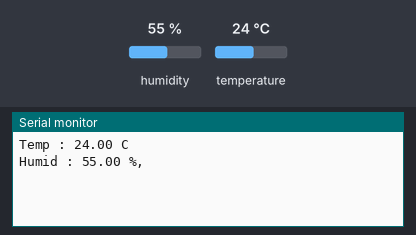
Bench run of a sketch on a simulated ESP8266 (NodeMCU). On the bench: the last lines printed to the serial monitor. The test bench sets the inputs (shaded band); at power-on: humidity 55 %, temperature 24 °C. WiFi joins after 1.5 s; servers stay silent unless stated.

Above: at 3.0 s.
3.1 s: humidity set to 22 %
At 4.3 s:
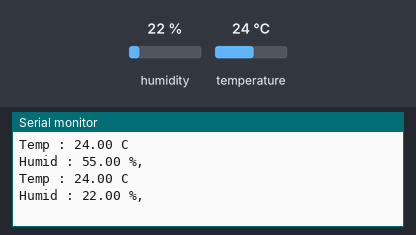
5.8 s: temperature set to 12 °C
At 7.3 s:
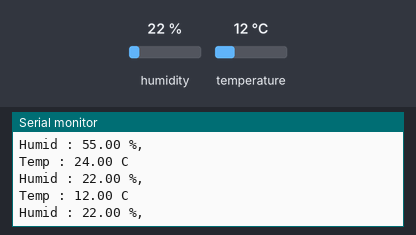
8.5 s: humidity set to 40 %
At 10.8 s:
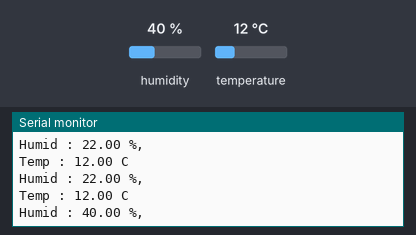
Timing chart, 0 to 12.3 s (numbered marks = the images above; inputs shaded):
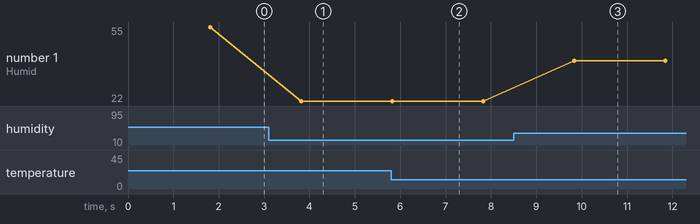

The sketch:

sketch_oct10a_blynk_DHT22.ino
```cpp
#define BLYNK_TEMPLATE_ID "TMPL6i9dx8GYX"
#define BLYNK_TEMPLATE_NAME "HHT22Only"
#define BLYNK_AUTH_TOKEN "1j2nOIIHJlKMlG2GctkYz_k3cE8FVYHz"
#include <ESP8266WiFi.h>
#include <DHT.h>
#include <BlynkSimpleEsp8266.h>

char auth[] = "1j2nOIIHJlKMlG2GctkYz_k3cE8FVYHz";
char ssid[] = "Me";
char pass[] = "01234567890";

#define DHTPIN  D1
#define DHTTYPE  DHT22
DHT dht(DHTPIN, DHTTYPE);

float humid = 0;
float temp = 0;

void setup()
{
  Serial.begin(9600);
  dht.begin();
  pinMode(D1, INPUT);
  Blynk.begin(auth, ssid, pass);
}

void loop()
{
  temp = dht.readTemperature();
  humid = dht.readHumidity();
  Serial.print("Temp : ");
  Serial.print(temp);
  Serial.println(" C ");
  Serial.print("Humid : ");
  Serial.print(humid);
  Serial.println(" %, ");
  Blynk.virtualWrite(V0, temp);
  Blynk.virtualWrite(V1, humid);
  Blynk.run();
  delay(2000);
}
```

Measured:
- after the input at 3.1 s, the serial monitor: prints a new line after 0.72 s (image 1)
- after the input at 5.8 s, the serial monitor: prints a new line at once (image 2)
- after the input at 8.5 s, the serial monitor: prints a new line after 1.3 s (image 3)
- plotted number 1: 55 → 22 after the input at 3.1 s, 22 → 40 after the input at 8.5 s
